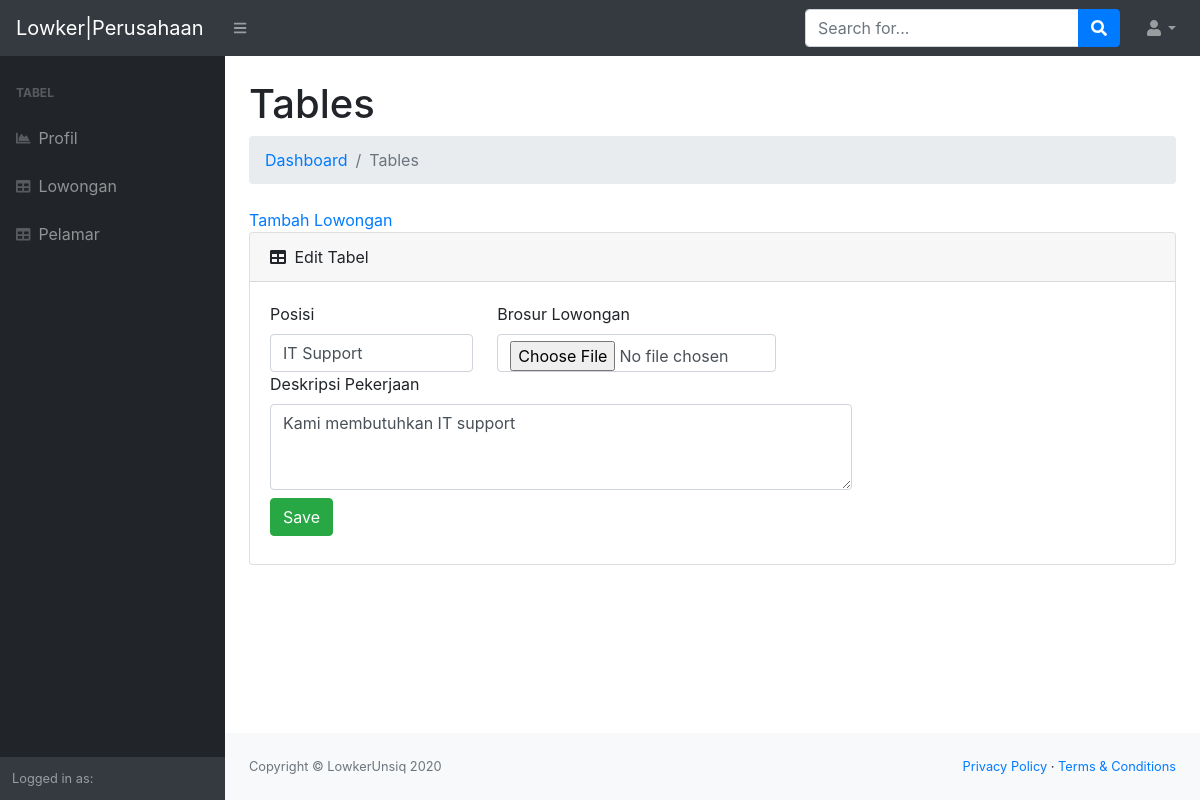
Screenshot of /perusahaan/edit_lowongan.php?id=3 with the database file from the repository.
### tables this page shows
CREATE TABLE `lowongan` (
  `id_lowongan` int(11) NOT NULL,
  `id_perusahaan` int(11) NOT NULL,
  `brosur` varchar(500) NOT NULL,
  `posisi` varchar(30) NOT NULL,
  `deskripsi_pekerjaan` text NOT NULL
);

### perusahaan/edit_lowongan.php (the view, shortened to what this page needs)
<?php include 'header.php';
$sql = "SELECT * from lowongan WHERE id_lowongan =". $_GET['id']."";
$query = mysqli_query($dbc,$sql);
$q1 = mysqli_fetch_array($query);
?>
<main>
                    <div class="container-fluid">
                        <h1 class="mt-4">Tables</h1>
                        <ol class="breadcrumb mb-4">
                            <li class="breadcrumb-item"><a href="index.html">Dashboard</a></li>
                            <li class="breadcrumb-item active">Tables</li>
                        </ol>
                        <a href="tambah_lowongan.php?id=<?php echo $_SESSION['id_perusahaan']; ?>">Tambah Lowongan</a>
                        <div class="card mb-4">
                            <div class="card-header">
                                <i class="fas fa-table mr-1"></i>
                                Edit Tabel
                            </div>
                            <div class="card-body">
                                <form action="simpan_edit_lowongan.php" method="POST" class="row g-3" enctype="multipart/form-data">
                                    <div class="col-md-3">
                                        <label for="posisi" class="form-label">Posisi</label>
                                        <input type="text" class="form-control" name="posisi" id="posisi" value="<?php echo $q1['posisi']; ?>">
                                    </div>
                                    <div class="col-md-4">
                                        <label for="inputPassword4" class="form-label">Brosur Lowongan</label>
                                        <input type="file" name="brosur" id="brosur" class="form-control" id="inputPassword4">
                                    </div>
                                    <div class="col-md-8">
                                        <label for="deskripsi_pekerjaan" class="form-label">Deskripsi Pekerjaan</label>
                                        <textarea class="form-control" id="deskripsi_pekerjaan" name="deskripsi_pekerjaan" value="<?php echo $q1['deskripsi_pekerjaan']; ?>" rows="3"><?php echo $q1['deskripsi_pekerjaan']; ?></textarea>
                                    </div>
                                    <br>
                                    <div class="col-12 py-2">
                                        <button type="submit" class="btn btn-success">Save</button>
                                    </div>
                                </form>
                            </div>
                        </div>
                    </div>
                </main>
<?php include 'footer.php';?>

### rows the page displays
lowongan: posisi "IT Support", deskripsi_pekerjaan "Kami membutuhkan IT support"
